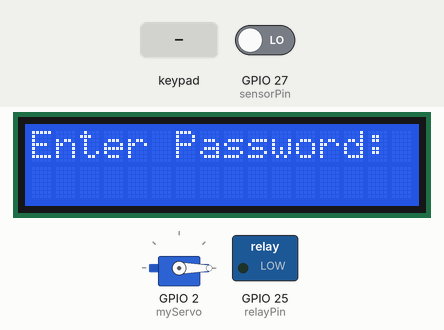
This sketch was run on a simulated ESP32. Parts: 16×2 character LCD, servo, switched loads named in the sketch (green lamp = pin HIGH). The inputs (shaded band) are chosen by the test bench; at power-on: GPIO 27 (sensorPin) LOW. WiFi joins after 1.5 s; servers stay silent unless stated; what the sketch prints to the serial monitor is not drawn.

Above: at 3.0 s.
3.1 s: keypad keys 1 9 2 1 6 8 0 1 # pressed 0.4 s apart
At 7.5 s:
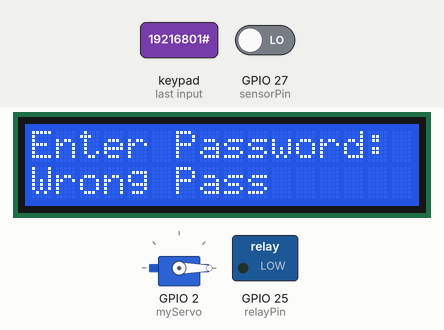
8.2 s: key 'A' pressed
At 10.0 s:
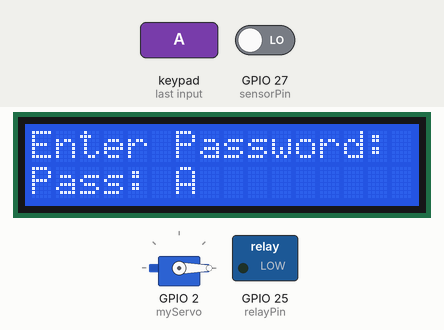
10.3 s: key 'B' pressed
At 10.8 s:
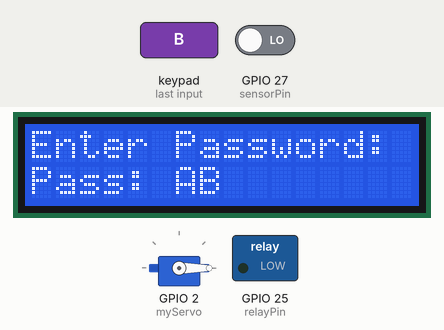
11.8 s: keypad keys 1 9 2 1 6 8 0 1 * pressed 0.4 s apart
At 16.0 s:
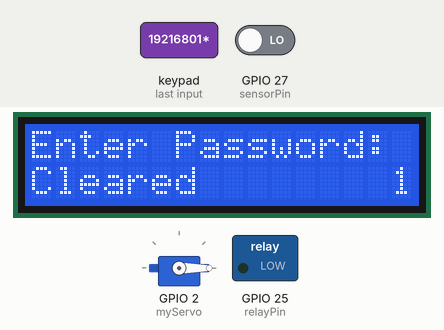
16.9 s: key 'C' pressed
At 17.3 s:
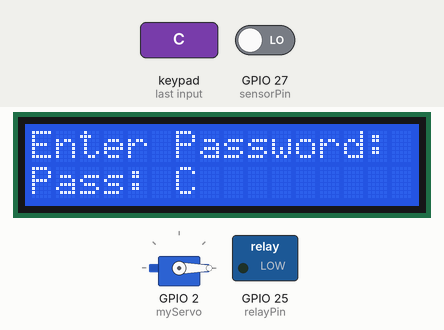
18.4 s: keypad keys 1 9 2 1 6 8 0 1 A pressed 0.4 s apart
At 22.3 s:
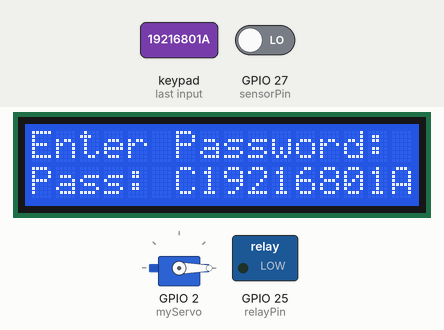
Timing chart, 0 to 23.8 s (numbered marks = the images above; inputs shaded):
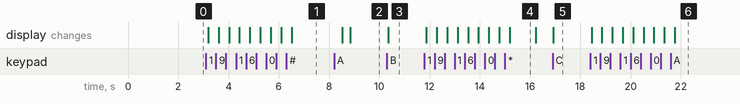

Measured:
- after the input at 3.1 s, the display: first changes after 0.10 s (image 1 shows a later state)
- after the input at 8.2 s, the display: first differs from a run without the input after 0.64 s (image 2)
- after the input at 10.3 s, the display: changes after 0.06 s (image 3)
- after the input at 11.8 s, the display: first changes after 0.08 s (image 4 shows a later state)
- after the input at 16.9 s, the display: changes at once (image 5)
- after the input at 18.4 s, the display: first changes after 0.05 s (image 6 shows a later state)
- what the display in image 4 shows lasts 1.0 s, from 15.2 s to 16.2 s

The sketch:

door_fan.ino
```cpp
#include <Wire.h>
#include <LiquidCrystal_I2C.h>
#include <Keypad.h>
#include <ESP32Servo.h>
#include <WiFi.h>
#include <FirebaseESP32.h>

LiquidCrystal_I2C lcd(0x27, 16, 2);  // Khởi tạo LCD với địa chỉ I2C

const byte ROWS = 4;
const byte COLS = 4;
char keys[ROWS][COLS] = {
  {'1', '2', '3', 'A'},
  {'4', '5', '6', 'B'},
  {'7', '8', '9', 'C'},
  {'*', '0', '#', 'D'}
};

byte rowPins[ROWS] = {19, 18, 5, 4};
byte colPins[COLS] = {26, 14, 12, 13};

Keypad keypad = Keypad(makeKeymap(keys), rowPins, colPins, ROWS, COLS);

Servo myServo;

String inputPassword;  // Chuỗi lưu mật khẩu nhập vào

#define WIFI_SSID "ae38"  // SSID WiFi
#define WIFI_PASSWORD "19216801"  // Mật khẩu WiFi
#define FIREBASE_HOST "smart-home-52e19-default-rtdb.firebaseio.com"  // Địa chỉ Firebase
#define FIREBASE_AUTH "Nphho9OXtu9dMyqppI7Jb0aj7Oe8TWYLpXn7yLpE"  // Mã xác thực Firebase

const int relayPin = 25;   // Chân GPIO cho relay
const int sensorPin = 27;  // Chân GPIO cho cảm biến TTP223

bool fanState = LOW;  // Biến lưu trạng thái quạt
bool doorState = false;  // Biến lưu trạng thái cửa
FirebaseData firebaseDataDoor;  // Đối tượng Firebase cho cửa
FirebaseData firebaseDataFan;   // Đối tượng Firebase cho quạt
FirebaseConfig config;
FirebaseAuth auth;

void setup() {
  Serial.begin(115200);  // Khởi động Serial monitor
  lcd.init();  // Khởi tạo LCD
  lcd.backlight();  // Bật đèn nền LCD
  myServo.attach(2);  // Gán servo vào chân GPIO 2
  myServo.write(0);  // Đặt góc ban đầu cho servo (cửa đóng)
  pinMode(relayPin, OUTPUT);  // Đặt chân relay là đầu ra
  pinMode(sensorPin, INPUT);  // Đặt chân cảm biến là đầu vào
  digitalWrite(relayPin, LOW);  // Tắt quạt ban đầu

  lcd.setCursor(0, 0);
  lcd.print("Enter Password:");

  // Kết nối WiFi
  WiFi.begin(WIFI_SSID, WIFI_PASSWORD);
  while (WiFi.status() != WL_CONNECTED) {
    delay(500);
    Serial.println("Đang kết nối với WiFi...");
  }
  Serial.println("Đã kết nối với WiFi!");

  // Cấu hình Firebase
  config.host = FIREBASE_HOST;
  config.signer.tokens.legacy_token = FIREBASE_AUTH;
  Firebase.begin(&config, &auth);
  Firebase.reconnectWiFi(true);

  // Khởi tạo luồng Firebase cho trạng thái cửa
  if (Firebase.beginStream(firebaseDataDoor, "/door/isOpened")) {
    Serial.println("Bắt đầu luồng cho cửa thành công!");
  } else {
    Serial.print("Lỗi khi bắt đầu luồng cho cửa: ");
    Serial.println(firebaseDataDoor.errorReason());
  }

  // Khởi tạo luồng Firebase cho trạng thái quạt
  if (Firebase.beginStream(firebaseDataFan, "/fan/isOn")) {
    Serial.println("Bắt đầu luồng cho quạt thành công!");
  } else {
    Serial.print("Lỗi khi bắt đầu luồng cho quạt: ");
    Serial.println(firebaseDataFan.errorReason());
  }
}

void loop() {
  // Đọc phím từ keypad
  char key = keypad.getKey();

  if (key) {
    if (key == '#') {  // Nhấn '#' để xác nhận mật khẩu
      if (inputPassword == "66") {
        doorState = true;  // Đặt trạng thái cửa là mở
        myServo.write(90);  // Mở cửa (90 độ)
        lcd.setCursor(0, 1);
        lcd.print("Door Open      ");
        Firebase.setBool(firebaseDataDoor, "/door/isOpened", true);  // Cập nhật trạng thái cửa lên Firebase
      } else if (inputPassword == "33") {
        doorState = false;  // Đặt trạng thái cửa là đóng
        myServo.write(0);  // Đóng cửa (0 độ)
        lcd.setCursor(0, 1);
        lcd.print("Door Closed    ");
        Firebase.setBool(firebaseDataDoor, "/door/isOpened", false);  // Cập nhật trạng thái cửa lên Firebase
      } else {
        lcd.setCursor(0, 1);
        lcd.print("Wrong Pass     ");  // Hiển thị thông báo mật khẩu sai
      }
      inputPassword = "";  // Xóa chuỗi nhập vào
      delay(2000);
      lcd.clear();
      lcd.setCursor(0, 0);
      lcd.print("Enter Password:");
    } else if (key == '*') {  // Nhấn '*' để xóa mật khẩu
      inputPassword = "";
      lcd.setCursor(0, 1);
      lcd.print("Cleared        ");
      delay(1000);
      lcd.clear();
      lcd.setCursor(0, 0);
      lcd.print("Enter Password:");
    } else {
      inputPassword += key;  // Thêm ký tự vào chuỗi mật khẩu
      lcd.setCursor(0, 1);
      lcd.print("Pass: " + inputPassword);  // Hiển thị mật khẩu hiện tại
    }
  }

  // Kiểm tra cập nhật từ luồng Firebase cho trạng thái cửa
  if (Firebase.readStream(firebaseDataDoor)) {
    if (firebaseDataDoor.dataType() == "boolean") {
      bool doorIsOpened = firebaseDataDoor.boolData();
      if (doorIsOpened != doorState) {  // Chỉ hành động khi trạng thái thay đổi
        doorState = doorIsOpened;  // Cập nhật trạng thái cửa
        myServo.write(doorState ? 90 : 0);  // Mở hoặc đóng cửa
      }
    }
  }

  // Kiểm tra trạng thái từ cảm biến TTP223
  int sensorState = digitalRead(sensorPin);
  static int lastSensorState = LOW;

  if (sensorState == HIGH && lastSensorState == LOW) {
    fanState = !fanState;  // Đổi trạng thái quạt
    digitalWrite(relayPin, fanState);  // Cập nhật trạng thái quạt
    Firebase.setBool(firebaseDataFan, "/fan/isOn", fanState);  // Cập nhật trạng thái quạt lên Firebase
    delay(200);
  }

  // Kiểm tra cập nhật từ luồng Firebase cho trạng thái quạt
  if (Firebase.readStream(firebaseDataFan)) {
    if (firebaseDataFan.dataType() == "boolean") {
      bool firebaseFanIsOn = firebaseDataFan.boolData();
      if (firebaseFanIsOn != fanState) {  // Chỉ hành động khi trạng thái thay đổi
        fanState = firebaseFanIsOn;  // Cập nhật trạng thái quạt
        digitalWrite(relayPin, fanState ? HIGH : LOW);  // Bật hoặc tắt quạt
      }
    }
  }

  // Kiểm tra kết nối WiFi
  if (WiFi.status() != WL_CONNECTED) {
    Serial.println("Mất kết nối WiFi! Đang thử kết nối lại...");
    WiFi.reconnect();
  }

  lastSensorState = sensorState;  // Cập nhật trạng thái cảm biến trước đó
  delay(100);
}
```
